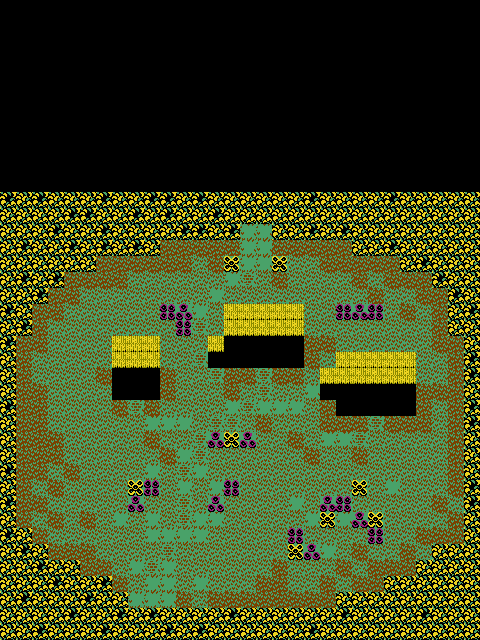

A level layout from a 2D game, rendered from its tile map. Below: a short description, then the map file with tile-grid data replaced by summaries:
An orthogonal 30x40 tile map with 16x16 px tiles, 4 tile layers (background, hazard, collision, foreground), 3 tilesets and 2 objects.

<map version="1.5" tiledversion="1.7.2" orientation="orthogonal" renderorder="right-down" compressionlevel="0" width="30" height="40" tilewidth="16" tileheight="16" infinite="0" nextlayerid="7" nextobjectid="13">
 <editorsettings>
  <export target="map-overworld-forest-02.json" format="json" />
 </editorsettings>
 <tileset firstgid="1" name="ys_ii_tileset_extruded" tilewidth="16" tileheight="16" spacing="2" margin="1" tilecount="16" columns="4">
  <image source="ys_ii_tileset_extruded.png" width="72" height="72" />
  <tile id="4">
   <properties>
    <property name="collides" type="bool" value="true" />
    <property name="pit" type="bool" value="true" />
   </properties>
  </tile>
  <tile id="11">
   <properties>
    <property name="collides" type="bool" value="true" />
   </properties>
  </tile>
  <tile id="15">
   <properties>
    <property name="collides" type="bool" value="true" />
   </properties>
  </tile>
 </tileset>
 <tileset firstgid="17" name="characters_spritesheet" tilewidth="16" tileheight="16" tilecount="130" columns="10">
  <image source="../images/characters-spritesheet.png" width="160" height="208" />
 </tileset>
 <tileset firstgid="147" name="tileset" tilewidth="16" tileheight="16" tilecount="256" columns="16">
  <image source="tileset.png" width="256" height="256" />
 </tileset>
 <layer id="1" name="background" width="30" height="40">
  <data>[1200 cells, 840 non-empty, 11 distinct tile ids]</data>
 </layer>
 <layer id="6" name="hazard" width="30" height="40">
  <data>[1200 cells, 0 non-empty, 0 distinct tile ids]</data>
 </layer>
 <layer id="3" name="collision" width="30" height="40">
  <data>[1200 cells, 327 non-empty, 2 distinct tile ids]</data>
 </layer>
 <objectgroup id="4" name="characters" />
 <objectgroup id="5" name="portals">
  <object id="10" gid="12" x="240" y="240" width="16" height="16">
   <properties>
    <property name="toMapKey" value="map-dungeon-boss" />
    <property name="toX" type="int" value="0" />
    <property name="toY" type="int" value="0" />
   </properties>
  </object>
  <object id="12" gid="12" x="256" y="240" width="16" height="16">
   <properties>
    <property name="toMapKey" value="map-dungeon-boss" />
    <property name="toX" type="int" value="0" />
    <property name="toY" type="int" value="0" />
   </properties>
  </object>
 </objectgroup>
 <layer id="2" name="foreground" width="30" height="40">
  <data>[1200 cells, 297 non-empty, 3 distinct tile ids]</data>
 </layer>
</map>